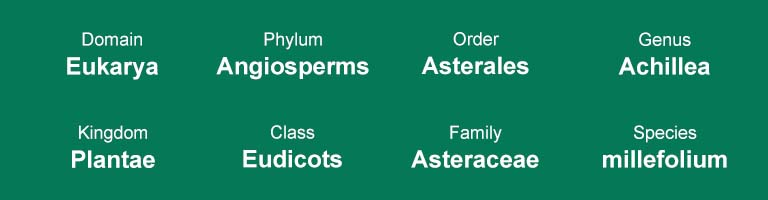
#> input picture n-taxonomy-test.jpg, 768 x 200 px
$ python -i util.py   (imports and definitions only)
#> lines starting #> are read from the running program, lines starting #| are printed output that depends on the picture
import os
import csv
import json
import random
import datetime
from PIL import Image, ImageColor, ImageEnhance, ImageDraw, ImageFont
from nltk import tokenize

import g


# [43 lines left out: functions create_folder_for_filepath, csv_get_rows, csv_add_rows, csv_set_rows, csv_get_rows_by_entity, not called in this run]

def folder_create(path):
    if not os.path.exists(path):
        os.makedirs(path)

# [36 lines left out: functions csv_get_header_dict, csv_get_cols, csv_get_rows_filtered, file_read, not called in this run]


def file_append(filepath, text):
    with open(filepath, 'a', encoding='utf-8') as f:
        f.write(text)


def file_write(filepath, text):
    create_folder_for_filepath(filepath)
    with open(filepath, 'w', encoding='utf-8') as f: f.write(text)


###################################
# JSON
###################################

# [6 lines left out: function json_generate_if_not_exists, not called in this run]


def json_append(filepath, data):
    with open(filepath, 'a', encoding='utf-8') as f:
        json.dump(data, f)


# [9 lines left out: function json_read, not called in this run]


def json_write(filepath, data):
    with open(filepath, 'w', encoding='utf-8') as f:
        json.dump(data, f)


###################################
# FORMAT
###################################

# [55 lines left out: functions text_format_131, text_format_131_html, text_format_1N1_html, lst_to_html, not called in this run]


###################################
# DATE
###################################

def date_now():
    return str(datetime.date.today())


###################################
# SCIENTIFIC NAME
###################################

# [52 lines left out: functions get_scientific_name, get_common_name, img_resize, not called in this run]


def image_variate(filepath_in, filepath_out):
#> called with filepath_in = 'n-taxonomy-test.jpg', filepath_out = 'out.png'
    w, h = 1024, 1024

    image = Image.open(filepath_in)
#> image is the input picture: PIL image 768x200 RGB; mean R, G, B 19.4, 127.1, 96.3

    random_enhancer_val = random.uniform(0.9, 1.1)
    image_enhancer = ImageEnhance.Color(image)
    image = image_enhancer.enhance(random_enhancer_val)
    random_enhancer_val = random.uniform(0.9, 1.1)
    image_enhancer = ImageEnhance.Contrast(image)
    image = image_enhancer.enhance(random_enhancer_val)
    random_enhancer_val = random.uniform(0.9, 1.1)
    image_enhancer = ImageEnhance.Brightness(image)
    image = image_enhancer.enhance(random_enhancer_val)
    random_enhancer_val = random.uniform(0.9, 1.1)
    image_enhancer = ImageEnhance.Sharpness(image)
    image = image_enhancer.enhance(random_enhancer_val)


    random_val_x1 = random.randint(50, 100)
    random_val_y1 = random.randint(50, 100)
    random_val_x2 = random.randint(50, 100)
    random_val_y2 = random.randint(50, 100)
    image = image.crop((random_val_x1, random_val_y1, w-random_val_x2, h-random_val_y2))
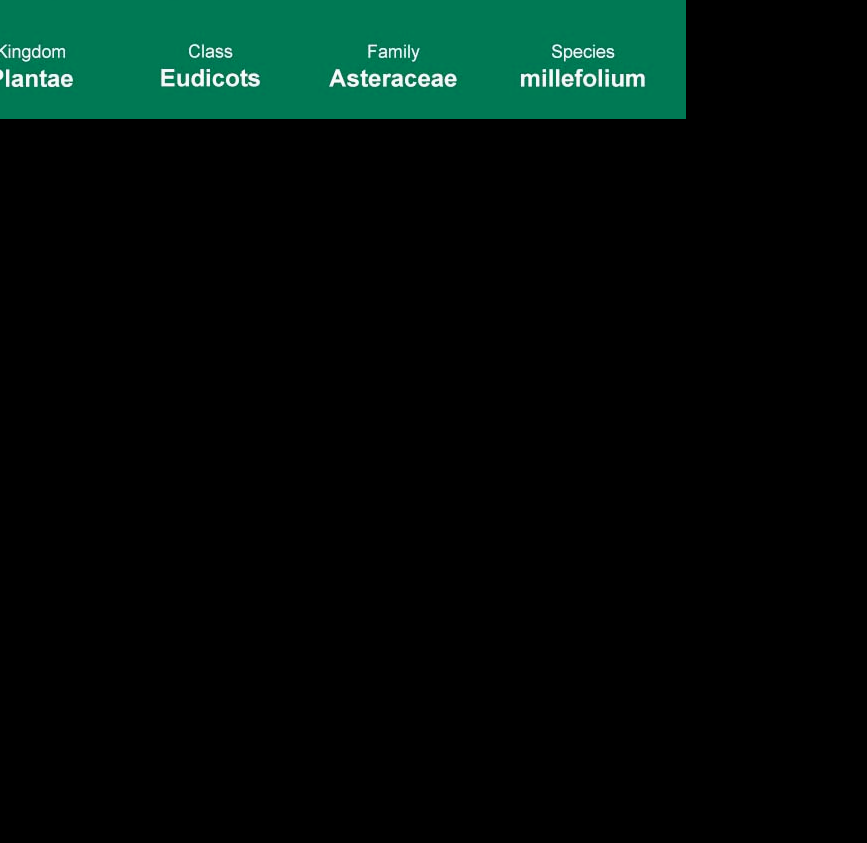
#> image: PIL image 867x843 RGB; mean R, G, B 1.5, 14.2, 10.3
    image = image.resize((w, h), Image.Resampling.LANCZOS)
#> image: PIL image 1024x1024 RGB

    image.thumbnail((768, 768), Image.Resampling.LANCZOS)
#> image: PIL image 768x768 RGB
    image.save(filepath_out, format='JPEG', optimize=True, quality=50)


# [143 lines left out: functions image_label, image_label_01, image_save_resized, article_meta, breadcrumbs, not called in this run]

>>> result = image_variate('n-taxonomy-test.jpg', 'out.png')
